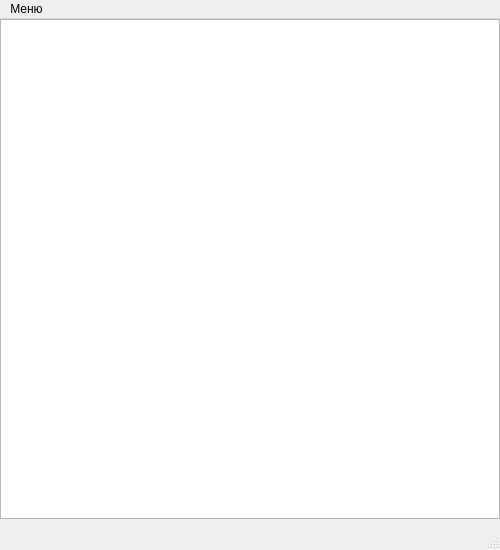
<?xml version="1.0" encoding="UTF-8"?>
<ui version="4.0">
 <class>GameWindow</class>
 <widget class="QMainWindow" name="GameWindow">
  <property name="geometry">
   <rect>
    <x>0</x>
    <y>0</y>
    <width>500</width>
    <height>550</height>
   </rect>
  </property>
  <property name="windowTitle">
   <string>MainWindow</string>
  </property>
  <widget class="QWidget" name="centralwidget">
   <widget class="GameBoard" name="graphicsView">
    <property name="geometry">
     <rect>
      <x>0</x>
      <y>0</y>
      <width>500</width>
      <height>500</height>
     </rect>
    </property>
   </widget>
  </widget>
  <widget class="QStatusBar" name="statusbar"/>
  <widget class="QMenuBar" name="menubar">
   <property name="geometry">
    <rect>
     <x>0</x>
     <y>0</y>
     <width>500</width>
     <height>26</height>
    </rect>
   </property>
   <widget class="QMenu" name="menu">
    <property name="title">
     <string>Меню</string>
    </property>
    <addaction name="CloseEnd"/>
   </widget>
   <addaction name="menu"/>
  </widget>
  <action name="CloseEnd">
   <property name="text">
    <string>Закрити гру</string>
   </property>
  </action>
 </widget>
 <customwidgets>
  <customwidget>
   <class>GameBoard</class>
   <extends>QGraphicsView</extends>
   <header>gameboard.h</header>
  </customwidget>
 </customwidgets>
 <resources/>
 <connections/>
</ui>
